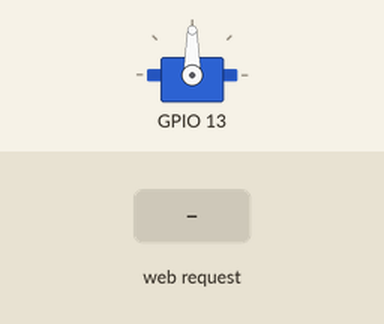
This program was run on a simulated ESP32. Shown: servo. Inputs (shaded band) come from the test bench. WiFi joins after 1.5 s; servers stay silent unless stated; what the program prints to the serial monitor is not drawn.

Above: at 2.7 s.
2.8 s: HTTP request GET /?value= received
At 3.1 s:
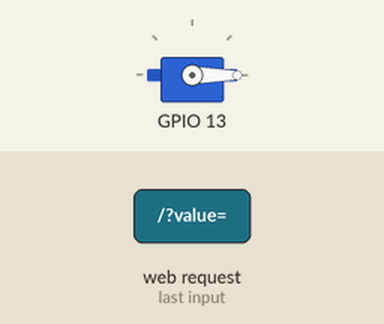
Timing chart, 0 to 5.8 s (numbered marks = the images above; inputs shaded):
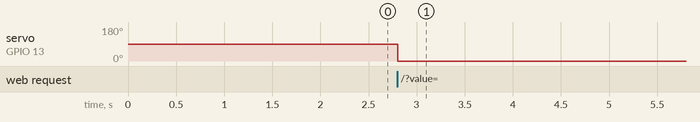

Measured:
- after the input at 2.8 s, servo on GPIO 13: 90° → 0° at once

The program:

main.cpp
```cpp
#include <Arduino.h>
#include "WiFiHandler.h"
#include "WebServerHandler.h"
#include "ServoController.h"

WiFiManager wifiManager;
WebServerHandler webServerHandler;
ServoController servoController(13);  // GPIO the servo is attached to

void setup() {
    Serial.begin(115200);
    servoController.attach();
    wifiManager.connect();
    webServerHandler.begin(&servoController);
}

void loop() {
    webServerHandler.handleClient();
}
```

ServoController.h
```cpp
#ifndef SERVO_CONTROLLER_H
#define SERVO_CONTROLLER_H

#include <ESP32Servo.h>

class ServoController {
public:
    ServoController(int pin);
    void attach();
    void write(int value);

private:
    Servo myservo;
    int servoPin;
};

#endif // SERVO_CONTROLLER_H
```

WebServerHandler.h
```cpp
#ifndef WEB_SERVER_HANDLER_H
#define WEB_SERVER_HANDLER_H

#include <WiFi.h>
#include <WiFiClient.h>
#include <WiFiServer.h>
#include "ServoController.h"

class WebServerHandler {
public:
    WebServerHandler();
    void begin(ServoController* servoController);
    void handleClient();

private:
    WiFiServer server;
    String header;
    unsigned long currentTime;
    unsigned long previousTime;
    const long timeoutTime = 2000;
    ServoController* servoController;

    void handleRequest(WiFiClient& client);
};

#endif // WEB_SERVER_HANDLER_H
```

WiFiHandler.h
```cpp
#ifndef WIFI_MANAGER_H
#define WIFI_MANAGER_H

#include <WiFi.h>

class WiFiManager {
public:
    void connect();
};

#endif // WIFI_MANAGER_H
```

ServoController.cpp
```cpp
#include "ServoController.h"

ServoController::ServoController(int pin) : servoPin(pin) {}

void ServoController::attach() {
    myservo.attach(servoPin);
}

void ServoController::write(int value) {
    myservo.write(value);
}
```

WebServerHandler.cpp
```cpp
#include "WebServerHandler.h"

WebServerHandler::WebServerHandler() : server(80), currentTime(0), previousTime(0) {}

void WebServerHandler::begin(ServoController* servoController) {
    this->servoController = servoController;
    server.begin();
}

void WebServerHandler::handleClient() {
    WiFiClient client = server.available();
    if (client) {
        currentTime = millis();
        previousTime = currentTime;
        Serial.println("New Client.");
        String currentLine = "";
        while (client.connected() && currentTime - previousTime <= timeoutTime) {
            currentTime = millis();
            if (client.available()) {
                char c = client.read();
                Serial.write(c);
                header += c;
                if (c == '\n') {
                    if (currentLine.length() == 0) {
                        handleRequest(client);
                        break;
                    } else {
                        currentLine = "";
                    }
                } else if (c != '\r') {
                    currentLine += c;
                }
            }
        }
        header = "";
        client.stop();
        Serial.println("Client disconnected.");
    }
}

void WebServerHandler::handleRequest(WiFiClient& client) {
    client.println("HTTP/1.1 200 OK");
    client.println("Content-type:text/html");
    client.println("Connection: close");
    client.println();
    client.println("<!DOCTYPE html><html>");
    client.println("<head><meta name=\"viewport\" content=\"width=device-width, initial-scale=1\">");
    client.println("<link rel=\"icon\" href=\"data:,\">");
    client.println("<style>body { text-align: center; font-family: \"Trebuchet MS\", Arial; margin-left:auto; margin-right:auto;}");
    client.println(".slider { width: 300px; }</style>");
    client.println("<script src=\"https://ajax.googleapis.com/ajax/libs/jquery/3.3.1/jquery.min.js\"></script>");
    client.println("</head><body><h1>ESP32 with Servo</h1>");
    client.println("<p>Position: <span id=\"servoPos\"></span></p>");
    client.println("<input type=\"range\" min=\"0\" max=\"180\" class=\"slider\" id=\"servoSlider\" onchange=\"servo(this.value)\"/>");
    client.println("<script>var slider = document.getElementById(\"servoSlider\");");
    client.println("var servoP = document.getElementById(\"servoPos\"); servoP.innerHTML = slider.value;");
    client.println("slider.oninput = function() { slider.value = this.value; servoP.innerHTML = this.value; }");
    client.println("$.ajaxSetup({timeout:1000}); function servo(pos) { $.get(\"/?value=\" + pos + \"&\"); {Connection: close};}</script>");
    client.println("</body></html>");

    if (header.indexOf("GET /?value=") >= 0) {
        int pos1 = header.indexOf('=');
        int pos2 = header.indexOf('&');
        String valueString = header.substring(pos1 + 1, pos2);
        servoController->write(valueString.toInt());
        Serial.println(valueString);
    }
    client.println();
}
```

WiFiHandler.cpp
```cpp
#include "WiFiHandler.h"

const char *ssid = "REPLACE_WITH_YOUR_SSID";
const char *password = "REPLACE_WITH_YOUR_PASSWORD";

void WiFiManager::connect()
{
    Serial.print("Connecting to ");
    Serial.println(ssid);
    WiFi.begin(ssid, password);
    while (WiFi.status() != WL_CONNECTED)
    {
        delay(500);
        Serial.print(".");
    }
    Serial.println("\nWiFi connected.");
    Serial.println("IP address: ");
    Serial.println(WiFi.localIP());
}
```
